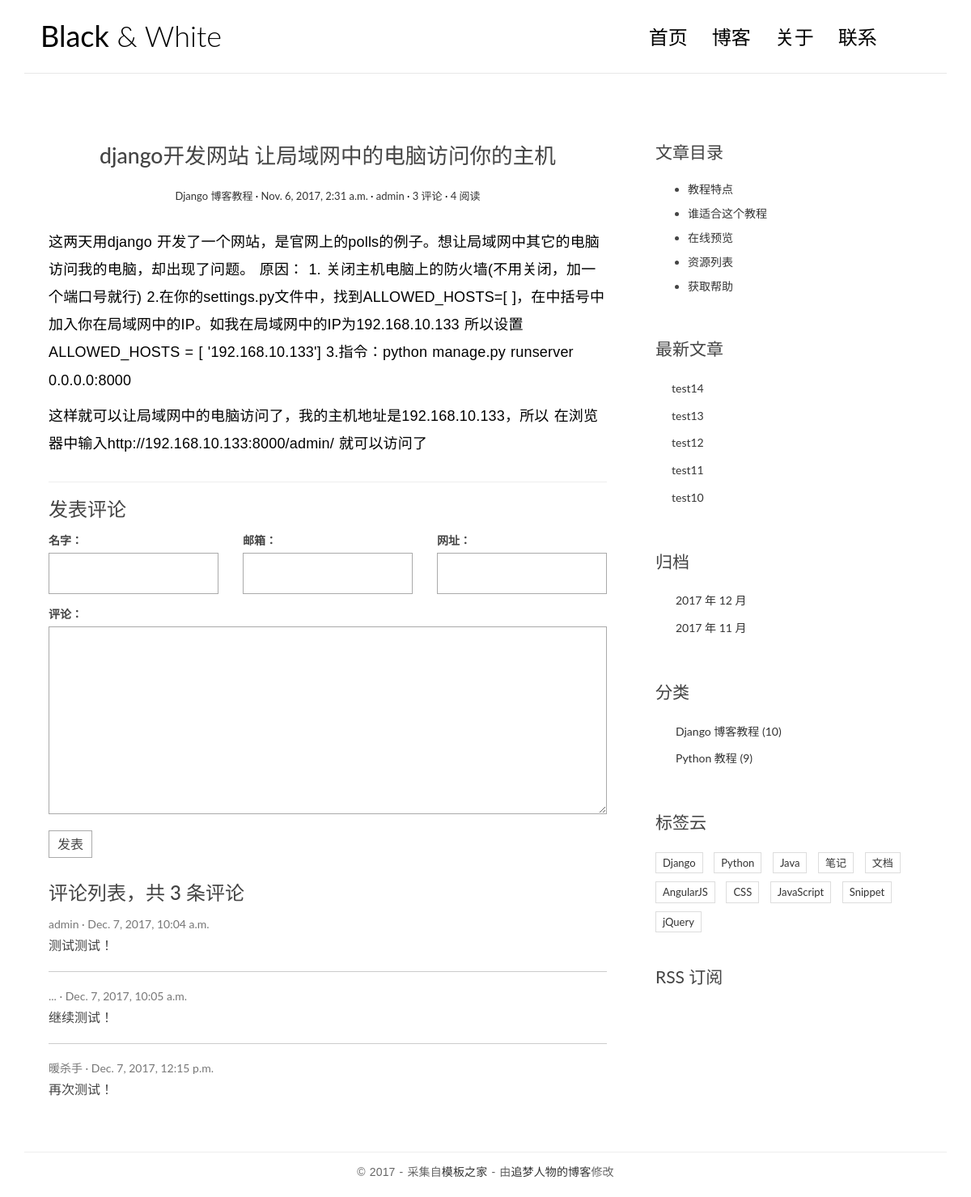
The app's page /post/1/ with its own data.
### blog/models.py (models this page shows, shortened)
@python_2_unicode_compatible
class Post(models.Model):
    title = models.CharField(max_length = 70)
    body = models.TextField()
    created_time = models.DateTimeField()
    modified_time = models.DateTimeField()
    excerpt = models.CharField(max_length=200, blank=True)
    category = models.ForeignKey(Category)
    tags = models.ManyToManyField(Tag, blank=True)
    author = models.ForeignKey(User)
    views = models.PositiveIntegerField(default=0)
    def get_absolute_url(self):
        return reverse('blog:detail', kwargs={'pk':self.pk})
    def increase_views(self):
        self.views += 1
        self.save(update_fields=['views'])
    def save(self, *args, **kwargs):
        if not self.excerpt:
            md = markdown.Markdown(extensions=[
                'markdown.extensions.extra',
                'markdown.extensions.codehilite'
            ])
            self.excerpt = strip_tags(md.convert(self.body))[:54]
        super(Post, self).save(*args, **kwargs)
    class Meta:
        ordering = ['-created_time']

@python_2_unicode_compatible
class Category(models.Model):
    name = models.CharField(max_length=100)

### comments/models.py (models this page shows, shortened)
@python_2_unicode_compatible
class Comment(models.Model):
    name = models.CharField(max_length=100)
    email = models.EmailField(max_length=255)
    url = models.URLField(blank=True)
    text = models.TextField()
    created_time = models.DateTimeField(auto_now_add=True)
    post = models.ForeignKey('blog.Post')

### blog/views.py (the view)
# urls.py: url(r'^post/(?P<pk>[0-9]+)/$', views.PostDetailView.as_view(), name='detail'),
class PostDetailView(DetailView):
    model = Post
    template_name = 'blog/detail.html'
    context_object_name = 'post'
    def get(self, request, *args, **kwargs):
        response = super(PostDetailView, self).get(request, *args, **kwargs)
        self.object.increase_views()        #这里为什么不是self.objects
        return response
    def get_object(self, queryset=None):
        post = super(PostDetailView, self).get_object(queryset=None)
        post.body = markdown.markdown(post.body,
                                        extensions=[
                                            'markdown.extensions.extra',
                                            'markdown.extensions.codehilite',
                                            'markdown.extensions.toc',
                                        ]
                                    )
        return post
    def get_context_data(self, **kwargs):
        context = super(PostDetailView, self).get_context_data(**kwargs)
        form = CommentForm()
        comment_list = self.object.comment_set.all()
        context.update({
            'form': form,
            'comment_list': comment_list
            })
        return context

### templates/blog/detail.html (shortened to what this page needs)
{% extends 'base.html' %}
{% block main %}
                <article class="post post-{{ post.pk }}">
                    <header class="entry-header">
                        <h1 class="entry-title">{{ post.title }}</h1>
                        <div class="entry-meta">
                            <span class="post-category"><a href="{% url 'blog:category' post.category.pk %}">{{ post.category.name }}</a></span>
                            <span class="post-date"><a href="#"><time class="entry-date"
                                                                      datetime="{{ post.created_time }}">{{ post.created_time }}</time></a></span>
                            <span class="post-author"><a href="#">{{ post.author }}</a></span>
                            <span class="comments-link"><a href="#">{{ post.comment_set.count }} 评论</a></span>
                            <span class="views-count"><a href="#">{{ post.views }} 阅读</a></span>
                        </div>
                    </header>
                    <div class="entry-content clearfix">
                        {{ post.body|safe }}
                    </div>
                </article>
                <section class="comment-area" id="comment-area">
                    <hr>
                    <h3>发表评论</h3>
                    <form action="{% url 'comments:post_comment' post.pk %}" method="post" class="comment-form">
                        <div class="row">
                            <div class="col-md-4">
                                <label for="{{ form.name.id_for_label }}">名字：</label>
                                {{ form.name }}
                            </div>
                            <div class="col-md-4">
                                <label for="{{ form.email.id_for_label }}">邮箱：</label>
                                {{ form.email }}
                            </div>
                            <div class="col-md-4">
                                <label for="{{ form.url.id_for_label }}">网址：</label>
                                {{ form.url }}
                            </div>
                            <div class="col-md-12">
                                <label for="{{ form.text.id_for_label }}">评论：</label>
                                {{ form.text }}
                                <button type="submit" class="comment-btn">发表</button>
                            </div>
                        </div>
                    </form>
                    <div class="comment-list-panel">
                        <h3>评论列表，共 <span>{{ post.comment_set.count }}</span> 条评论</h3>
                        <ul class="comment-list list-unstyled">
                            {% for comment in comment_list %}
                            <li class="comment-item">
                                <span class="nickname">{{ comment.name }}</span>
                                <time class="submit-date">{{ comment.created_time }}</time>
                                <div class="text">
                                    {{ comment.text }}
                                </div>
                            </li>
                            {% empty %}
                            暂无评论！
                            {% endfor %}
                        </ul>
                    </div>
                </section>
{% endblock main %}
{% block toc %}
                <div class="widget widget-content">
                    <h3 class="widget-title">文章目录</h3>
                    <ul>
                        <li>
                            <a href="#">教程特点</a>
                        </li>
                        <li>
                            <a href="#">谁适合这个教程</a>
                        </li>
                        <li>
                            <a href="#">在线预览</a>
                        </li>
                        <li>
                            <a href="#">资源列表</a>
                        </li>
                        <li>
                            <a href="#">获取帮助</a>
                        </li>
                    </ul>
                </div>
{% endblock toc %}

### templates/base.html (shortened to what this page needs)
{% load staticfiles %}
{% load blog_tags %}
<!DOCTYPE html>
<html>
<head>
    <link rel="stylesheet" href="http://code.ionicframework.com/ionicons/2.0.1/css/ionicons.min.css">
    <link rel="stylesheet" href="https://cdn.bootcss.com/bootstrap/3.3.7/css/bootstrap.min.css">
    <link rel="stylesheet" href="{% static 'blog/css/pace.css' %}">
    <link rel="stylesheet" href="{% static 'blog/css/custom.css' %}">
    <link rel="stylesheet" href="{% static 'blog/css/highlights/github.css' %}">
</head>
<body>
<div class="container">
    <header id="site-header">
        <div class="row">
            <div class="col-md-4 col-sm-5 col-xs-8">
                <div class="logo">
                    <h1><a href="{% url 'blog:index' %}"><b>Black</b> &amp; White</a></h1>
                </div>
            </div>
            <div class="col-md-8 col-sm-7 col-xs-4">
                <nav class="main-nav" role="navigation">
                    <div class="collapse navbar-collapse" id="bs-example-navbar-collapse-1">
                        <ul class="nav navbar-nav navbar-right">
                            <li class="cl-effect-11"><a href="{% url 'blog:index' %}" data-hover="首页">首页</a></li>
                            <li class="cl-effect-11"><a href="full-width.html" data-hover="博客">博客</a></li>
                            <li class="cl-effect-11"><a href="about.html" data-hover="关于">关于</a></li>
                            <li class="cl-effect-11"><a href="contact.html" data-hover="联系">联系</a></li>
                        </ul>
                    </div>
                </nav>
            </div>
        </div>
    </header>
</div>
<div class="content-body">
    <div class="container">
        <div class="row">
            <main class="col-md-8">
                {% block main %}
                {% endblock main %}
            </main>
            <aside class="col-md-4">
                {% block toc %}
                {% endblock toc %}
                <div class="widget widget-recent-posts">
                    <h3 class="widget-title">最新文章</h3>
                    {% get_recent_posts as recent_post_list %}
                    <ul>
                        {% for post in recent_post_list %}
                        <li>
                            <a href="{% url 'blog:detail' post.pk %}">{{ post.title }}</a>
                        </li>
                        {% empty %}
                        暂无文章！
                        {% endfor %}
                    </ul>
                </div>
                <div class="widget widget-archives">
                    <h3 class="widget-title">归档</h3>
                    {% archives as date_list %}
                    <ul>
                        {% for date in date_list %}
                        <li>
                            <a href="{% url 'blog:archives' date.year date.month %}">
                                {{ date.year }} 年 {{ date.month }} 月
                            </a>
                        </li>
                        {% empty %}
                        暂无归档！
                        {% endfor %}
                    </ul>
                </div>
                <div class="widget widget-category">
                    <h3 class="widget-title">分类</h3>
                    {% get_categories as category_list %}
                    <ul>
                        {% for category in category_list %}
                        <li>
                            <a href="{% url 'blog:category' category.pk %}">{{ category.name }}
                            <span class="post-count">({{ category.num_posts }})</span>
                            </a>
                        </li>
                        {% empty %}
                        暂无分类！
                        {% endfor %}
                    </ul>
                </div>
                <div class="widget widget-tag-cloud">
                    <h3 class="widget-title">标签云</h3>
                    <ul>
                        <li>
                            <a href="#">Django</a>
                        </li>
                        <li>
                            <a href="#">Python</a>
                        </li>
                        <li>
                            <a href="#">Java</a>
                        </li>
                        <li>
                            <a href="#">笔记</a>
                        </li>
                        <li>
                            <a href="#">文档</a>
                        </li>
                        <li>
                            <a href="#">AngularJS</a>
                        </li>
                        <li>
                            <a href="#">CSS</a>
                        </li>
                        <li>
                            <a href="#">JavaScript</a>
                        </li>
                        <li>
                            <a href="#">Snippet</a>
                        </li>
                        <li>
                            <a href="#">jQuery</a>
                        </li>
                    </ul>
                </div>
                <div class="rss">
                    <a href=""> RSS 订阅</a>
                </div>
            </aside>
        </div>
    </div>
</div>
<footer id="site-footer">
    <div class="container">
        <div class="row">
            <div class="col-md-12">
                <p class="copyright">&copy 2017 - 采集自<a href="http://www.cssmoban.com/"
                                                        target="_blank" title="模板之家">模板之家</a>
                    - 由<a href="http://zmrenwu.com/" title="网页模板" target="_blank">追梦人物的博客</a>修改
                </p>
            </div>
        </div>
    </div>
</footer>
</body>
</html>

### records on screen
Post: title "django开发网站 让局域网中的电脑访问你的主机", category.name "Django 博客教程", created_time "Nov. 6, 2017, 2:31 a.m.", author "admin", comment_set.count "3", views "4", body "这两天用django 开发了一个网站，是官网上的polls的例子。想让局域网中其它的电脑访问我的电脑，却出现了问题。 原因： 1. 关闭主机电脑上的防火墙(不用关闭，加一个端口号就行) 2.在你的settings.py文件中，找到ALLOWED_HOSTS=[ ]，在中括号中加入你在局域网中的IP。如我在局域网中的IP为192.168.10.133 所以设置ALLOWED_HOSTS = [ '192.168.10.133'] 3.指令：python manage.py runserver 0.0.0.0:8000 这样就可以让局域网中的电脑访问了，我的主机地址是192.168.10.133，所以 在浏览器中输入http://192.168.10.133:8000/admin/ 就可以访问了"
Comment: name "admin", created_time "Dec. 7, 2017, 10:04 a.m.", text "测试测试！"
Comment: name "...", created_time "Dec. 7, 2017, 10:05 a.m.", text "继续测试！"
Comment: name "暖杀手", created_time "Dec. 7, 2017, 12:15 p.m.", text "再次测试！"
Post: title "test14"
Post: title "test13"
Post: title "test12"
Post: title "test11"
Post: title "test10"
Category: name "Django 博客教程", num_posts "10"
Category: name "Python 教程", num_posts "9"

### other values on screen
{{ date.year }} "2017" "2017"
{{ date.month }} "12" "11"
